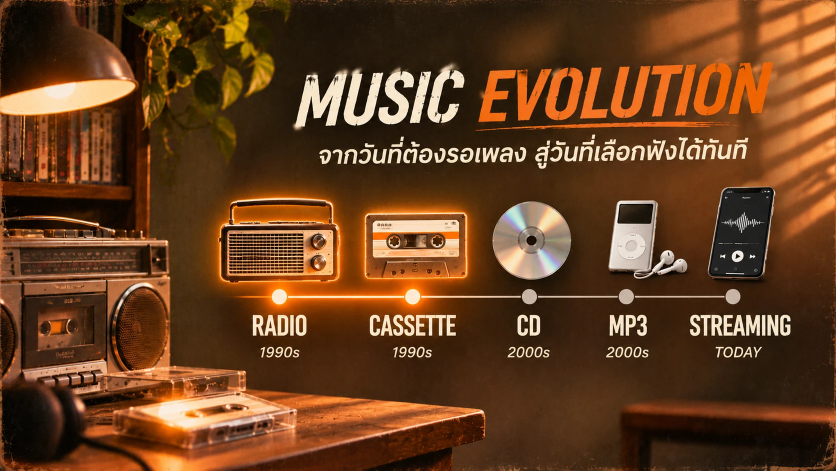
#> input picture back-in-time/ep01/assets/music-evolution/SRC_state1.webp, 1672 x 941 px, found by its file name (shown at 1/2 size); its folder holds 3 pictures in this run
$ python make_music-evolution.py
#> lines starting #> are read from the running program, lines starting #| are printed output that depends on the picture; after the words box and inside, x2 and y2 are one past the last pixel; in counts of white or black regions, pixels touching at a corner belong together
import numpy as np, subprocess, sys, os
from PIL import Image, ImageDraw, ImageFilter
D='/home/user/TLIAppDS/back-in-time/ep01/'; M=D+'assets/music-evolution/'
W,H,FPS=1920,1080,25; k=W/1672
src=[np.asarray(Image.open(M+f'SRC_state{i}.webp').convert('RGB').resize((W,H),Image.LANCZOS),dtype=np.float32) for i in (1,2,3)]
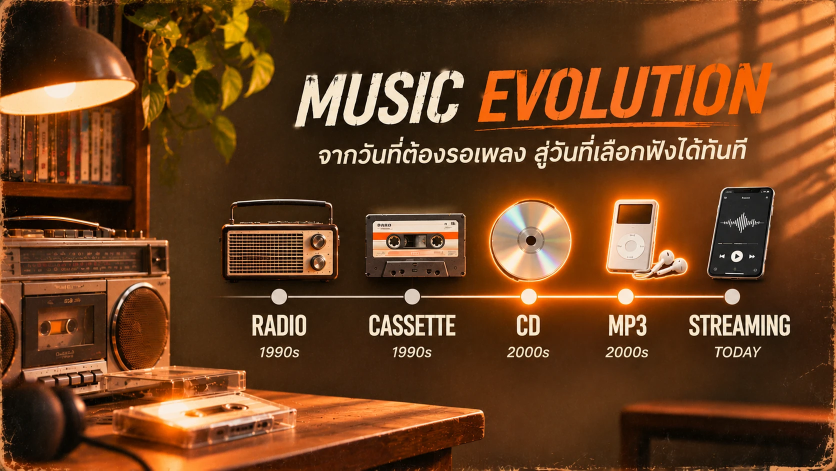
#> input picture back-in-time/ep01/assets/music-evolution/SRC_state2.webp, 1671 x 941 px, found by its file name (shown at 1/2 size)
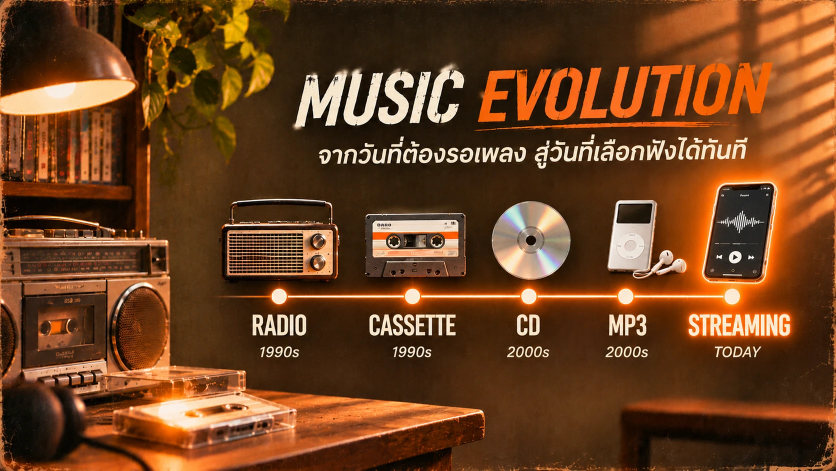
#> input picture back-in-time/ep01/assets/music-evolution/SRC_state3.webp, 1671 x 941 px, found by its file name (shown at 1/2 size)
#> src = 3 items
S1,S2,S3=src
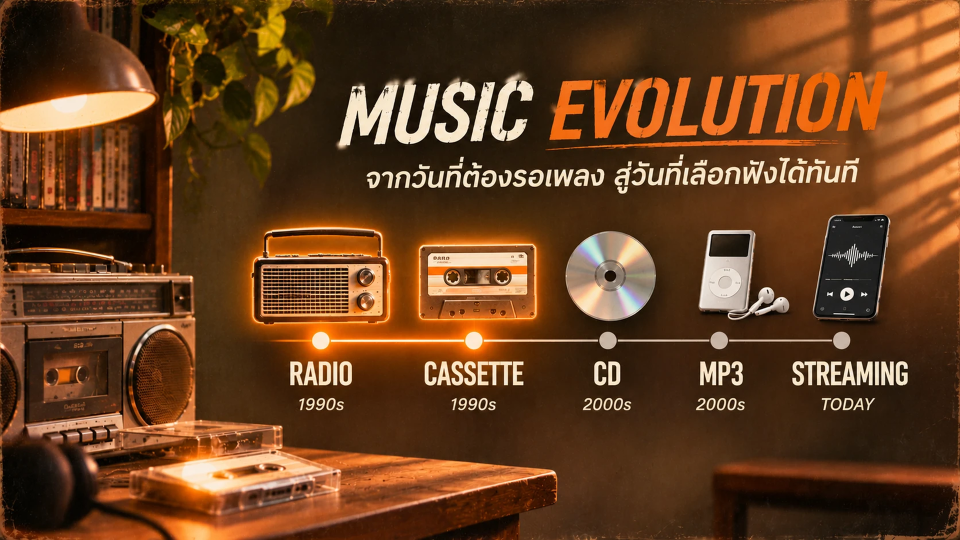
#> S1: shape (1080, 1920, 3) float32 (shown at 1/2 size); mean of channels 0, 1, 2 103.6, 63.5, 32; drawn as R, G, B
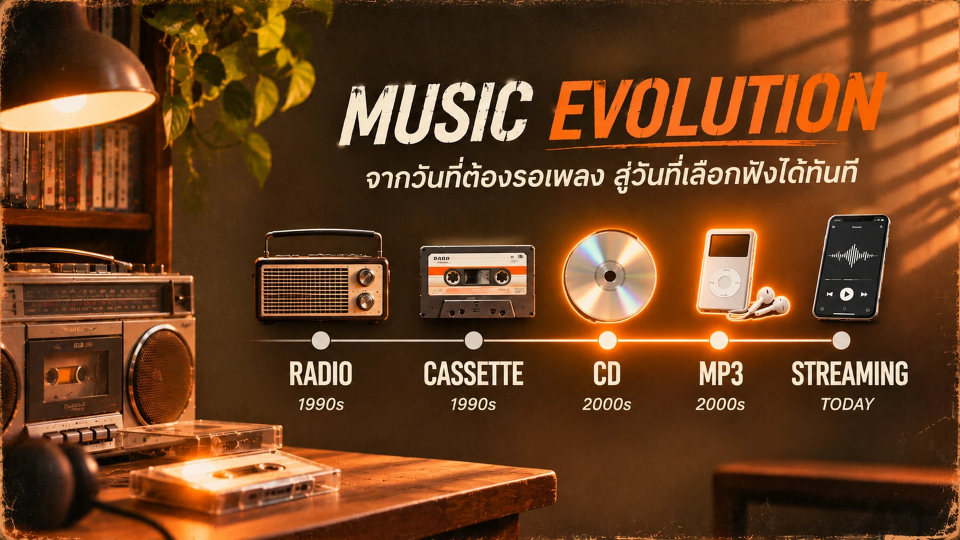
#> S2: shape (1080, 1920, 3) float32 (shown at 1/2 size); mean of channels 0, 1, 2 108, 64.7, 32.3; drawn as R, G, B
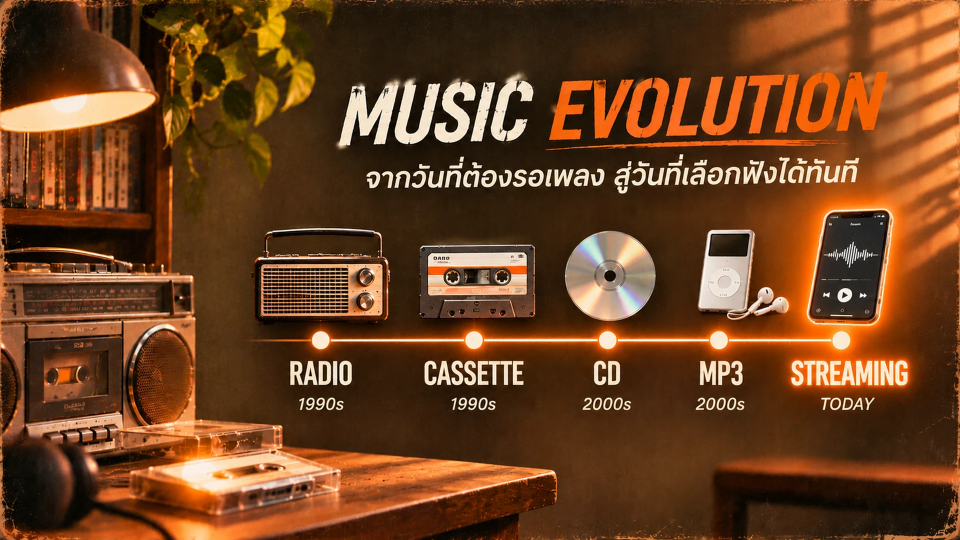
#> S3: shape (1080, 1920, 3) float32 (shown at 1/2 size); mean of channels 0, 1, 2 109, 65.3, 32.6; drawn as R, G, B
def P(v): return int(round(v*k))
def rmask(x0,y0,x1,y1,f):
#> called with x0 = 410, y0 = 340, x1 = 1612, y1 = 746, f = 10
    m=Image.new('L',(W,H),0); ImageDraw.Draw(m).rectangle([P(x0),P(y0),P(x1),P(y1)],fill=255)
#> after `m = Image.new('L', (W, H), 0)`: m: PIL image 1920x1080 L; every value is 0
#> after `ImageDraw.Draw(m).rectangle([P(x0), P(y0), P(x1), P(y1)], fill=255)`:
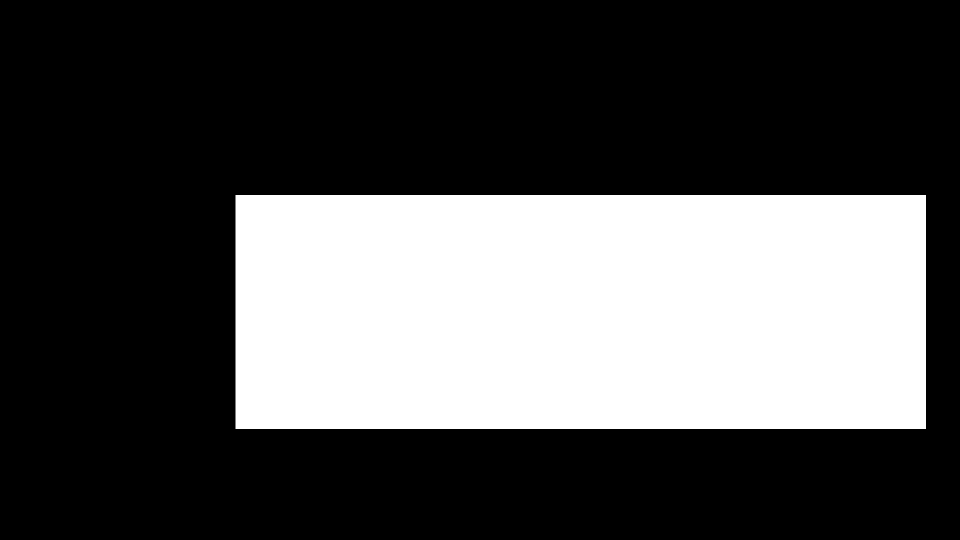
#> m: PIL image 1920x1080 L (shown at 1/2 size); 31.2% white; 1 white region, box (x1, y1, x2, y2) and area: (471, 390, 1852, 858) 646308
    return np.asarray(m.filter(ImageFilter.GaussianBlur(f)),np.float32)[...,None]/255
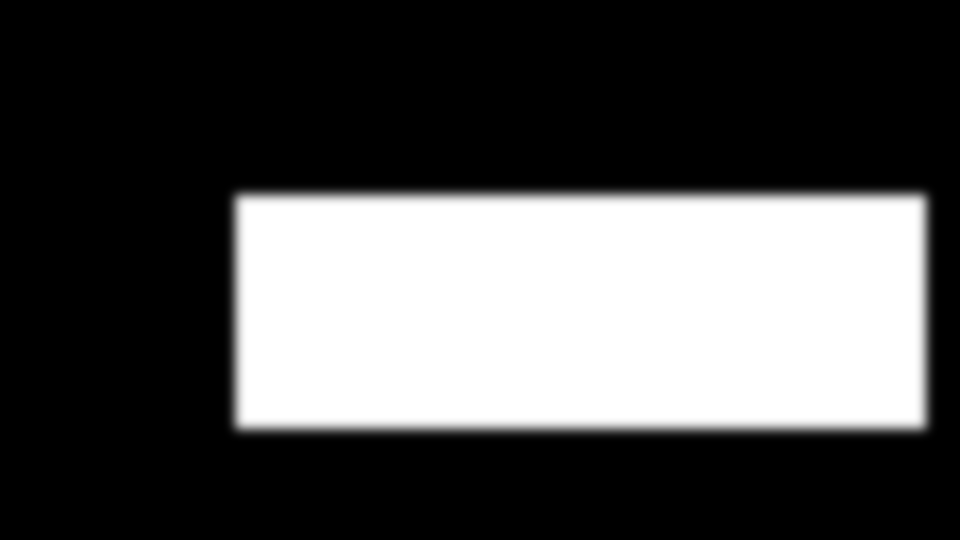
#> returned value: shape (1080, 1920, 1) float32 (shown at 1/2 size); min 0, max 1, mean 0.312
# ---- band mask (timeline area only) ----
B=rmask(410,340,1612,746,10)
def clamp(x): return np.clip(x,0,1)
def eo(x): x=float(min(max(x,0),1)); return 1-(1-x)**3
T=dict(spark=[(0.35,425),(1.55,830)],
       k2=[(2.75,830),(3.25,1060),(4.35,1250),(4.70,1395)],
       k3=[(6.30,1255),(6.85,1470),(7.00,1612)],dur=11.30)
if os.environ.get('ME_TIMING'): exec(open(os.environ['ME_TIMING']).read())
X=(np.arange(W,dtype=np.float32)/k)[None,:,None]
def interp(t,kf):
    if t<=kf[0][0]: return None
    for (t0,x0),(t1,x1) in zip(kf,kf[1:]):
        if t<=t1:
            u=(t-t0)/(t1-t0); u=u*u*(3-2*u); return x0+(x1-x0)*u
    return kf[-1][1]+1e4
def trans(A,Bimg,t,kf,soft=45):
    fr=interp(t,kf)
    if fr is None: return A
    w=clamp((fr-X)/soft); xa=kf[0][1]
    w=np.where(X<xa,eo((t-kf[0][0])/0.45),w)
    return A*(1-w)+Bimg*w
def band(t):
    img=trans(S1,S2,t,T['k2'])
    if t>T['k3'][0][0]: img=trans(img,S3,t,T['k3'])
    return img
def front(t):
    for kf,xmax in ((T['spark'],830),(T['k2'],1250),(T['k3'],1470)):
        fr=interp(t,kf)
        if fr is not None and fr<=xmax+5: return min(fr,xmax),1.0
        if fr is not None and fr<xmax+200 and kf is not T['spark']: pass
    return None,0
yy,xx=np.mgrid[0:H,0:W].astype(np.float32)
lyy,lxx=np.mgrid[0:H:4,0:W:4].astype(np.float32)
def render(t):
    img=S1*(1-B)+band(t)*B
    fr,a=front(t)
    if fr is not None:
        g=np.exp(-(((xx-fr*k)/28)**2+((yy-593*k)/13)**2))[...,None]
        img=img+g*np.array([255,200,140],np.float32)*0.6*a
    cx=W*(0.70+0.08*t/T['dur'])
    g=np.exp(-(((lxx-cx)/520)**2+((lyy-H*0.25)/380)**2)).astype(np.float32)
    g=np.asarray(Image.fromarray((g*255).astype(np.uint8)).resize((W,H),Image.BILINEAR),np.float32)[...,None]/255
    img=img+g*np.array([36,16,4],np.float32)*(0.6+0.4*np.sin(t*0.7))
    im=Image.fromarray(np.clip(img,0,255).astype(np.uint8))
    s=1+0.025*t/T['dur']; w2,h2=W/s,H/s; x0,y0=(W-w2)/2,(H-h2)/2
    return im.resize((W,H),Image.BICUBIC,box=(x0,y0,x0+w2,y0+h2))
if __name__=='__main__':
    if len(sys.argv)>1 and sys.argv[1]=='check':
        for t in (0.2,1.0,3.3,4.6,6.6,9.0): render(t).save(f'me2_{t}.png')
    else:
        out=sys.argv[1] if len(sys.argv)>1 else D+'renders/S15_music-evolution_1920x1080.mp4'
#> (the run stopped early here; a loop or call above may not have finished)
